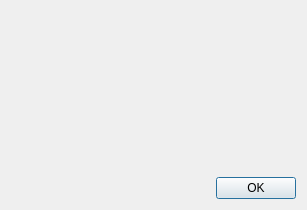
<?xml version="1.0" encoding="UTF-8"?>
<ui version="4.0">
 <class>AboutDlg</class>
 <widget class="QWidget" name="AboutDlg">
  <property name="geometry">
   <rect>
    <x>0</x>
    <y>0</y>
    <width>307</width>
    <height>210</height>
   </rect>
  </property>
  <property name="windowTitle">
   <string>About</string>
  </property>
  <layout class="QGridLayout" name="gridLayout">
   <item row="4" column="0" colspan="2">
    <widget class="QLabel" name="lbWebsite">
     <property name="text">
      <string/>
     </property>
    </widget>
   </item>
   <item row="5" column="0" colspan="2">
    <widget class="QDialogButtonBox" name="buttonBox">
     <property name="standardButtons">
      <set>QDialogButtonBox::Ok</set>
     </property>
    </widget>
   </item>
   <item row="0" column="1">
    <widget class="QLabel" name="lbAbout">
     <property name="text">
      <string/>
     </property>
    </widget>
   </item>
   <item row="2" column="1">
    <widget class="QLabel" name="lbCopyright">
     <property name="text">
      <string/>
     </property>
    </widget>
   </item>
   <item row="1" column="1">
    <widget class="QLabel" name="lbVersion">
     <property name="text">
      <string/>
     </property>
    </widget>
   </item>
   <item row="3" column="1">
    <widget class="QLabel" name="lbCopyrightQt">
     <property name="text">
      <string/>
     </property>
    </widget>
   </item>
   <item row="0" column="0" rowspan="4">
    <widget class="QLabel" name="lbIcon">
     <property name="text">
      <string/>
     </property>
    </widget>
   </item>
  </layout>
 </widget>
 <resources/>
 <connections/>
</ui>
